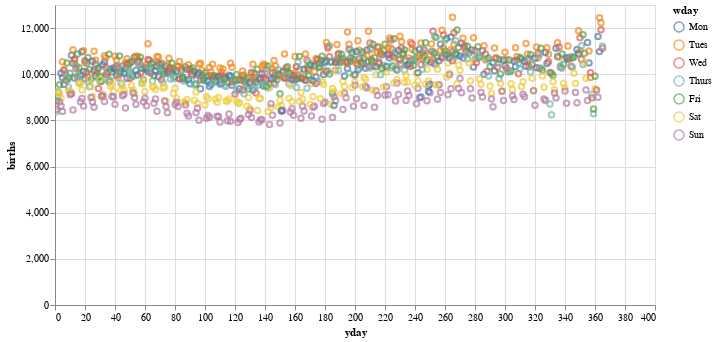

The notebook cell saved with this chart:
### Code cell
days = ['Mon', 'Tues', 'Wed', 'Thurs', 'Fri', 'Sat', 'Sun']

(alt.Chart(plot_df)
 .mark_point()
 .encode(x='yday', y='births', color=alt.Color('wday', sort=days), tooltip=['date', 'births', 'wday'])
 .properties(width=600, height=300)
 .interactive())

### Figure 1 — Vega-Lite specification as saved in the notebook (floating-point values rounded to 4 significant figures; data arrays with more than 128 entries replaced by an {"elided": "..."} marker saying what was removed)
{"config": {"view": {"continuousWidth": 400, "continuousHeight": 300}}, "data": {"name": "data-aeec9566f01fea00217cd5cb0f9cfd12"}, "mark": "point", "encoding": {"color": {"field": "wday", "sort": ["Mon", "Tues", "Wed", "Thurs", "Fri", "Sat", "Sun"], "type": "nominal"}, "tooltip": [{"field": "date", "type": "temporal"}, {"field": "births", "type": "quantitative"}, {"field": "wday", "type": "nominal"}], "x": {"field": "yday", "type": "quantitative"}, "y": {"field": "births", "type": "quantitative"}}, "height": 300, "selection": {"selector001": {"type": "interval", "bind": "scales", "encodings": ["x", "y"]}}, "width": 600, "$schema": "https://vega.github.io/schema/vega-lite/v4.17.0.json", "datasets": {"data-aeec9566f01fea00217cd5cb0f9cfd12": {"elided": "1000 records"}}}
